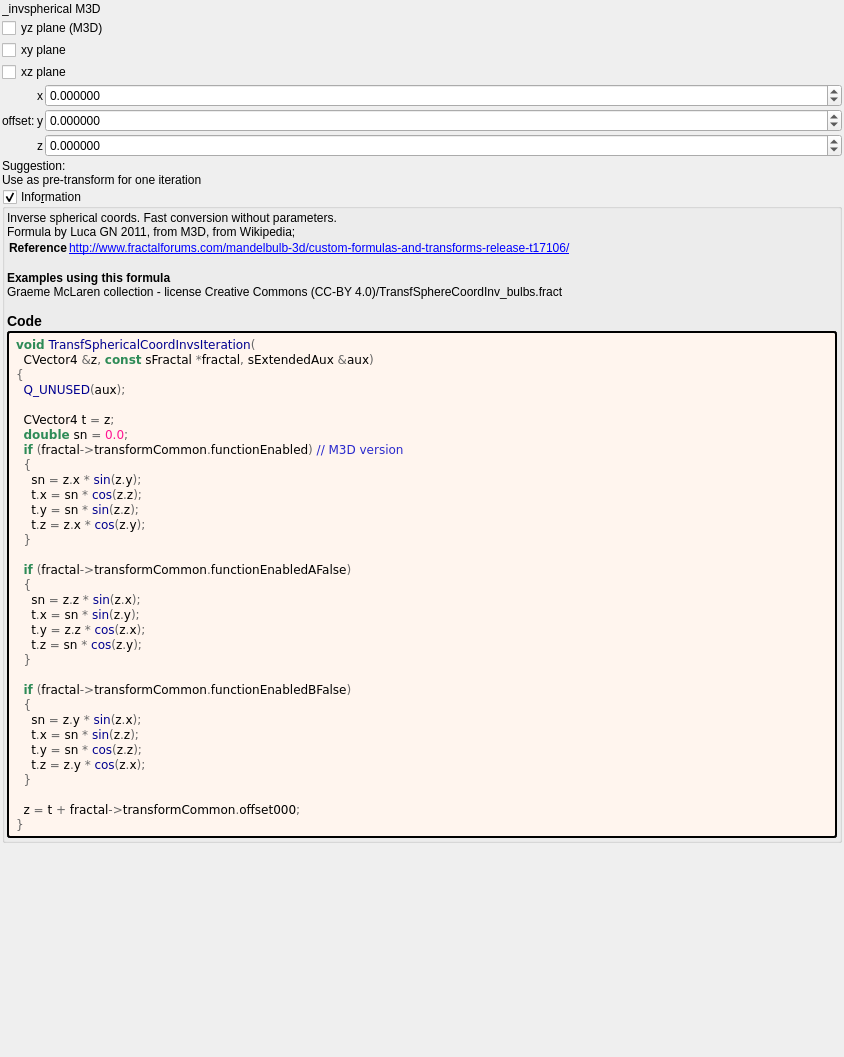
<?xml version="1.0" encoding="UTF-8"?>
<ui version="4.0">
 <class>transf_spherical_coord_invs</class>
 <widget class="QWidget" name="Form">
  <property name="geometry">
   <rect>
    <x>0</x>
    <y>0</y>
    <width>844</width>
    <height>1057</height>
   </rect>
  </property>
  <property name="windowTitle">
   <string notr="true">transf_spherical_coord_invs</string>
  </property>
  <layout class="QVBoxLayout" name="verticalLayout">
   <property name="spacing">
    <number>2</number>
   </property>
   <property name="leftMargin">
    <number>2</number>
   </property>
   <property name="topMargin">
    <number>2</number>
   </property>
   <property name="rightMargin">
    <number>2</number>
   </property>
   <property name="bottomMargin">
    <number>2</number>
   </property>
   <item>
    <widget class="QLabel" name="label_115">
     <property name="text">
      <string>_invspherical M3D</string>
     </property>
    </widget>
   </item>
   <item>
    <layout class="QGridLayout" name="gridLayout_44" columnstretch="0">
     <property name="spacing">
      <number>2</number>
     </property>
     <item row="1" column="0">
      <widget class="MyCheckBox" name="checkBox_transf_function_enabledA_false">
       <property name="text">
        <string>xy plane</string>
       </property>
      </widget>
     </item>
     <item row="0" column="0">
      <widget class="MyCheckBox" name="checkBox_transf_function_enabled">
       <property name="text">
        <string>yz plane (M3D)</string>
       </property>
      </widget>
     </item>
     <item row="2" column="0">
      <widget class="MyCheckBox" name="checkBox_transf_function_enabledB_false">
       <property name="text">
        <string>xz plane</string>
       </property>
      </widget>
     </item>
    </layout>
   </item>
   <item>
    <layout class="QGridLayout" name="gridLayout_45" columnstretch="0,0,1">
     <property name="spacing">
      <number>2</number>
     </property>
     <item row="1" column="1">
      <widget class="QLabel" name="label_120">
       <property name="text">
        <string notr="true">y</string>
       </property>
      </widget>
     </item>
     <item row="2" column="1">
      <widget class="QLabel" name="label_119">
       <property name="text">
        <string notr="true">z</string>
       </property>
      </widget>
     </item>
     <item row="0" column="1">
      <widget class="QLabel" name="label_116">
       <property name="text">
        <string notr="true">x</string>
       </property>
      </widget>
     </item>
     <item row="1" column="0">
      <widget class="QLabel" name="label_256">
       <property name="text">
        <string>offset:</string>
       </property>
      </widget>
     </item>
     <item row="0" column="2">
      <widget class="MyDoubleSpinBox" name="spinbox3_transf_offset_000_x">
       <property name="sizePolicy">
        <sizepolicy hsizetype="Minimum" vsizetype="Maximum">
         <horstretch>0</horstretch>
         <verstretch>0</verstretch>
        </sizepolicy>
       </property>
       <property name="prefix">
        <string/>
       </property>
       <property name="suffix">
        <string/>
       </property>
       <property name="decimals">
        <number>6</number>
       </property>
       <property name="minimum">
        <double>-99.989999999999995</double>
       </property>
       <property name="maximum">
        <double>99.989999999999995</double>
       </property>
       <property name="singleStep">
        <double>0.100000000000000</double>
       </property>
      </widget>
     </item>
     <item row="1" column="2">
      <widget class="MyDoubleSpinBox" name="spinbox3_transf_offset_000_y">
       <property name="sizePolicy">
        <sizepolicy hsizetype="Minimum" vsizetype="Maximum">
         <horstretch>0</horstretch>
         <verstretch>0</verstretch>
        </sizepolicy>
       </property>
       <property name="prefix">
        <string/>
       </property>
       <property name="suffix">
        <string/>
       </property>
       <property name="decimals">
        <number>6</number>
       </property>
       <property name="minimum">
        <double>-99.989999999999995</double>
       </property>
       <property name="maximum">
        <double>99.989999999999995</double>
       </property>
       <property name="singleStep">
        <double>0.100000000000000</double>
       </property>
      </widget>
     </item>
     <item row="2" column="2">
      <widget class="MyDoubleSpinBox" name="spinbox3_transf_offset_000_z">
       <property name="sizePolicy">
        <sizepolicy hsizetype="Minimum" vsizetype="Maximum">
         <horstretch>0</horstretch>
         <verstretch>0</verstretch>
        </sizepolicy>
       </property>
       <property name="prefix">
        <string/>
       </property>
       <property name="suffix">
        <string/>
       </property>
       <property name="decimals">
        <number>6</number>
       </property>
       <property name="minimum">
        <double>-99.989999999999995</double>
       </property>
       <property name="maximum">
        <double>99.989999999999995</double>
       </property>
       <property name="singleStep">
        <double>0.100000000000000</double>
       </property>
      </widget>
     </item>
    </layout>
   </item>
   <item>
    <widget class="QLabel" name="label">
     <property name="toolTip">
      <string/>
     </property>
     <property name="text">
      <string>Suggestion:
Use as pre-transform for one iteration</string>
     </property>
    </widget>
   </item>
   <item>
    <widget class="MyGroupBox" name="groupCheck_info">
     <property name="title">
      <string>Info&amp;rmation</string>
     </property>
     <property name="flat">
      <bool>false</bool>
     </property>
     <property name="checkable">
      <bool>true</bool>
     </property>
     <layout class="QVBoxLayout" name="verticalLayout_2">
      <property name="spacing">
       <number>2</number>
      </property>
      <property name="leftMargin">
       <number>2</number>
      </property>
      <property name="topMargin">
       <number>2</number>
      </property>
      <property name="rightMargin">
       <number>2</number>
      </property>
      <property name="bottomMargin">
       <number>2</number>
      </property>
      <item>
       <widget class="QLabel" name="label_information_general">
        <property name="text">
         <string notr="true">&lt;p&gt;Inverse spherical coords. Fast conversion without parameters.&lt;br&gt;Formula by Luca GN 2011, from M3D, from Wikipedia;&lt;/p&gt;&lt;table&gt;
&lt;tr&gt;&lt;th&gt;Reference&lt;/th&gt;&lt;td&gt;&lt;a href=&quot;http://www.fractalforums.com/mandelbulb-3d/custom-formulas-and-transforms-release-t17106/&quot;&gt;http://www.fractalforums.com/mandelbulb-3d/custom-formulas-and-transforms-release-t17106/&lt;br&gt;
&lt;/td&gt;&lt;/tr&gt;
&lt;/table&gt;
&lt;br&gt;&lt;b&gt;Examples using this formula&lt;/b&gt;&lt;br&gt;Graeme McLaren  collection - license Creative Commons  (CC-BY 4.0)/TransfSphereCoordInv_bulbs.fract&lt;h3&gt;Code&lt;/h3&gt;</string>
        </property>
        <property name="wordWrap">
         <bool>true</bool>
        </property>
        <property name="openExternalLinks">
         <bool>true</bool>
        </property>
        <property name="textInteractionFlags">
         <set>Qt::LinksAccessibleByMouse|Qt::TextSelectableByMouse</set>
        </property>
       </widget>
      </item>
      <item>
       <widget class="QLabel" name="label_code_content">
        <property name="styleSheet">
         <string notr="true">border-style: outset; border-width: 2px; border-radius: 3px; border-color: black; background-color: #fff5ee; padding: 4px;</string>
        </property>
        <property name="text">
         <string notr="true">&lt;body style=&quot;background-color:#fff5ee&quot;&gt;
&lt;pre style=&quot;color:#000000; background-color:#fff5ee;  font-family:&#039;Courier New&#039;,monospace;white-space: pre-wrap;&quot;&gt;&lt;span style=&quot;color:#2e8b57; font-weight:bold&quot;&gt;void&lt;/span&gt; &lt;span style=&quot;color:#00008f&quot;&gt;TransfSphericalCoordInvsIteration&lt;/span&gt;&lt;span style=&quot;color:#676767&quot;&gt;(&lt;/span&gt;
  CVector4 &lt;span style=&quot;color:#676767&quot;&gt;&amp;amp;&lt;/span&gt;z&lt;span style=&quot;color:#676767&quot;&gt;,&lt;/span&gt; &lt;span style=&quot;color:#2e8b57; font-weight:bold&quot;&gt;const&lt;/span&gt; sFractal &lt;span style=&quot;color:#676767&quot;&gt;*&lt;/span&gt;fractal&lt;span style=&quot;color:#676767&quot;&gt;,&lt;/span&gt; sExtendedAux &lt;span style=&quot;color:#676767&quot;&gt;&amp;amp;&lt;/span&gt;aux&lt;span style=&quot;color:#676767&quot;&gt;)&lt;/span&gt;
&lt;span style=&quot;color:#676767&quot;&gt;{&lt;/span&gt;
  &lt;span style=&quot;color:#00008f&quot;&gt;Q_UNUSED&lt;/span&gt;&lt;span style=&quot;color:#676767&quot;&gt;(&lt;/span&gt;aux&lt;span style=&quot;color:#676767&quot;&gt;);&lt;/span&gt;

  CVector4 t &lt;span style=&quot;color:#676767&quot;&gt;=&lt;/span&gt; z&lt;span style=&quot;color:#676767&quot;&gt;;&lt;/span&gt;
  &lt;span style=&quot;color:#2e8b57; font-weight:bold&quot;&gt;double&lt;/span&gt; sn &lt;span style=&quot;color:#676767&quot;&gt;=&lt;/span&gt; &lt;span style=&quot;color:#ff1493&quot;&gt;0.0&lt;/span&gt;&lt;span style=&quot;color:#676767&quot;&gt;;&lt;/span&gt;
  &lt;span style=&quot;color:#2e8b57; font-weight:bold&quot;&gt;if&lt;/span&gt; &lt;span style=&quot;color:#676767&quot;&gt;(&lt;/span&gt;fractal&lt;span style=&quot;color:#676767&quot;&gt;-&amp;gt;&lt;/span&gt;transformCommon&lt;span style=&quot;color:#676767&quot;&gt;.&lt;/span&gt;functionEnabled&lt;span style=&quot;color:#676767&quot;&gt;)&lt;/span&gt; &lt;span style=&quot;color:#2929cc&quot;&gt;// M3D version&lt;/span&gt;
  &lt;span style=&quot;color:#676767&quot;&gt;{&lt;/span&gt;
    sn &lt;span style=&quot;color:#676767&quot;&gt;=&lt;/span&gt; z&lt;span style=&quot;color:#676767&quot;&gt;.&lt;/span&gt;x &lt;span style=&quot;color:#676767&quot;&gt;*&lt;/span&gt; &lt;span style=&quot;color:#00008f&quot;&gt;sin&lt;/span&gt;&lt;span style=&quot;color:#676767&quot;&gt;(&lt;/span&gt;z&lt;span style=&quot;color:#676767&quot;&gt;.&lt;/span&gt;y&lt;span style=&quot;color:#676767&quot;&gt;);&lt;/span&gt;
    t&lt;span style=&quot;color:#676767&quot;&gt;.&lt;/span&gt;x &lt;span style=&quot;color:#676767&quot;&gt;=&lt;/span&gt; sn &lt;span style=&quot;color:#676767&quot;&gt;*&lt;/span&gt; &lt;span style=&quot;color:#00008f&quot;&gt;cos&lt;/span&gt;&lt;span style=&quot;color:#676767&quot;&gt;(&lt;/span&gt;z&lt;span style=&quot;color:#676767&quot;&gt;.&lt;/span&gt;z&lt;span style=&quot;color:#676767&quot;&gt;);&lt;/span&gt;
    t&lt;span style=&quot;color:#676767&quot;&gt;.&lt;/span&gt;y &lt;span style=&quot;color:#676767&quot;&gt;=&lt;/span&gt; sn &lt;span style=&quot;color:#676767&quot;&gt;*&lt;/span&gt; &lt;span style=&quot;color:#00008f&quot;&gt;sin&lt;/span&gt;&lt;span style=&quot;color:#676767&quot;&gt;(&lt;/span&gt;z&lt;span style=&quot;color:#676767&quot;&gt;.&lt;/span&gt;z&lt;span style=&quot;color:#676767&quot;&gt;);&lt;/span&gt;
    t&lt;span style=&quot;color:#676767&quot;&gt;.&lt;/span&gt;z &lt;span style=&quot;color:#676767&quot;&gt;=&lt;/span&gt; z&lt;span style=&quot;color:#676767&quot;&gt;.&lt;/span&gt;x &lt;span style=&quot;color:#676767&quot;&gt;*&lt;/span&gt; &lt;span style=&quot;color:#00008f&quot;&gt;cos&lt;/span&gt;&lt;span style=&quot;color:#676767&quot;&gt;(&lt;/span&gt;z&lt;span style=&quot;color:#676767&quot;&gt;.&lt;/span&gt;y&lt;span style=&quot;color:#676767&quot;&gt;);&lt;/span&gt;
  &lt;span style=&quot;color:#676767&quot;&gt;}&lt;/span&gt;

  &lt;span style=&quot;color:#2e8b57; font-weight:bold&quot;&gt;if&lt;/span&gt; &lt;span style=&quot;color:#676767&quot;&gt;(&lt;/span&gt;fractal&lt;span style=&quot;color:#676767&quot;&gt;-&amp;gt;&lt;/span&gt;transformCommon&lt;span style=&quot;color:#676767&quot;&gt;.&lt;/span&gt;functionEnabledAFalse&lt;span style=&quot;color:#676767&quot;&gt;)&lt;/span&gt;
  &lt;span style=&quot;color:#676767&quot;&gt;{&lt;/span&gt;
    sn &lt;span style=&quot;color:#676767&quot;&gt;=&lt;/span&gt; z&lt;span style=&quot;color:#676767&quot;&gt;.&lt;/span&gt;z &lt;span style=&quot;color:#676767&quot;&gt;*&lt;/span&gt; &lt;span style=&quot;color:#00008f&quot;&gt;sin&lt;/span&gt;&lt;span style=&quot;color:#676767&quot;&gt;(&lt;/span&gt;z&lt;span style=&quot;color:#676767&quot;&gt;.&lt;/span&gt;x&lt;span style=&quot;color:#676767&quot;&gt;);&lt;/span&gt;
    t&lt;span style=&quot;color:#676767&quot;&gt;.&lt;/span&gt;x &lt;span style=&quot;color:#676767&quot;&gt;=&lt;/span&gt; sn &lt;span style=&quot;color:#676767&quot;&gt;*&lt;/span&gt; &lt;span style=&quot;color:#00008f&quot;&gt;sin&lt;/span&gt;&lt;span style=&quot;color:#676767&quot;&gt;(&lt;/span&gt;z&lt;span style=&quot;color:#676767&quot;&gt;.&lt;/span&gt;y&lt;span style=&quot;color:#676767&quot;&gt;);&lt;/span&gt;
    t&lt;span style=&quot;color:#676767&quot;&gt;.&lt;/span&gt;y &lt;span style=&quot;color:#676767&quot;&gt;=&lt;/span&gt; z&lt;span style=&quot;color:#676767&quot;&gt;.&lt;/span&gt;z &lt;span style=&quot;color:#676767&quot;&gt;*&lt;/span&gt; &lt;span style=&quot;color:#00008f&quot;&gt;cos&lt;/span&gt;&lt;span style=&quot;color:#676767&quot;&gt;(&lt;/span&gt;z&lt;span style=&quot;color:#676767&quot;&gt;.&lt;/span&gt;x&lt;span style=&quot;color:#676767&quot;&gt;);&lt;/span&gt;
    t&lt;span style=&quot;color:#676767&quot;&gt;.&lt;/span&gt;z &lt;span style=&quot;color:#676767&quot;&gt;=&lt;/span&gt; sn &lt;span style=&quot;color:#676767&quot;&gt;*&lt;/span&gt; &lt;span style=&quot;color:#00008f&quot;&gt;cos&lt;/span&gt;&lt;span style=&quot;color:#676767&quot;&gt;(&lt;/span&gt;z&lt;span style=&quot;color:#676767&quot;&gt;.&lt;/span&gt;y&lt;span style=&quot;color:#676767&quot;&gt;);&lt;/span&gt;
  &lt;span style=&quot;color:#676767&quot;&gt;}&lt;/span&gt;

  &lt;span style=&quot;color:#2e8b57; font-weight:bold&quot;&gt;if&lt;/span&gt; &lt;span style=&quot;color:#676767&quot;&gt;(&lt;/span&gt;fractal&lt;span style=&quot;color:#676767&quot;&gt;-&amp;gt;&lt;/span&gt;transformCommon&lt;span style=&quot;color:#676767&quot;&gt;.&lt;/span&gt;functionEnabledBFalse&lt;span style=&quot;color:#676767&quot;&gt;)&lt;/span&gt;
  &lt;span style=&quot;color:#676767&quot;&gt;{&lt;/span&gt;
    sn &lt;span style=&quot;color:#676767&quot;&gt;=&lt;/span&gt; z&lt;span style=&quot;color:#676767&quot;&gt;.&lt;/span&gt;y &lt;span style=&quot;color:#676767&quot;&gt;*&lt;/span&gt; &lt;span style=&quot;color:#00008f&quot;&gt;sin&lt;/span&gt;&lt;span style=&quot;color:#676767&quot;&gt;(&lt;/span&gt;z&lt;span style=&quot;color:#676767&quot;&gt;.&lt;/span&gt;x&lt;span style=&quot;color:#676767&quot;&gt;);&lt;/span&gt;
    t&lt;span style=&quot;color:#676767&quot;&gt;.&lt;/span&gt;x &lt;span style=&quot;color:#676767&quot;&gt;=&lt;/span&gt; sn &lt;span style=&quot;color:#676767&quot;&gt;*&lt;/span&gt; &lt;span style=&quot;color:#00008f&quot;&gt;sin&lt;/span&gt;&lt;span style=&quot;color:#676767&quot;&gt;(&lt;/span&gt;z&lt;span style=&quot;color:#676767&quot;&gt;.&lt;/span&gt;z&lt;span style=&quot;color:#676767&quot;&gt;);&lt;/span&gt;
    t&lt;span style=&quot;color:#676767&quot;&gt;.&lt;/span&gt;y &lt;span style=&quot;color:#676767&quot;&gt;=&lt;/span&gt; sn &lt;span style=&quot;color:#676767&quot;&gt;*&lt;/span&gt; &lt;span style=&quot;color:#00008f&quot;&gt;cos&lt;/span&gt;&lt;span style=&quot;color:#676767&quot;&gt;(&lt;/span&gt;z&lt;span style=&quot;color:#676767&quot;&gt;.&lt;/span&gt;z&lt;span style=&quot;color:#676767&quot;&gt;);&lt;/span&gt;
    t&lt;span style=&quot;color:#676767&quot;&gt;.&lt;/span&gt;z &lt;span style=&quot;color:#676767&quot;&gt;=&lt;/span&gt; z&lt;span style=&quot;color:#676767&quot;&gt;.&lt;/span&gt;y &lt;span style=&quot;color:#676767&quot;&gt;*&lt;/span&gt; &lt;span style=&quot;color:#00008f&quot;&gt;cos&lt;/span&gt;&lt;span style=&quot;color:#676767&quot;&gt;(&lt;/span&gt;z&lt;span style=&quot;color:#676767&quot;&gt;.&lt;/span&gt;x&lt;span style=&quot;color:#676767&quot;&gt;);&lt;/span&gt;
  &lt;span style=&quot;color:#676767&quot;&gt;}&lt;/span&gt;

  z &lt;span style=&quot;color:#676767&quot;&gt;=&lt;/span&gt; t &lt;span style=&quot;color:#676767&quot;&gt;+&lt;/span&gt; fractal&lt;span style=&quot;color:#676767&quot;&gt;-&amp;gt;&lt;/span&gt;transformCommon&lt;span style=&quot;color:#676767&quot;&gt;.&lt;/span&gt;offset000&lt;span style=&quot;color:#676767&quot;&gt;;&lt;/span&gt;
&lt;span style=&quot;color:#676767&quot;&gt;}&lt;/span&gt;
&lt;/pre&gt;
&lt;/body&gt;</string>
        </property>
        <property name="wordWrap">
         <bool>true</bool>
        </property>
        <property name="openExternalLinks">
         <bool>true</bool>
        </property>
        <property name="textInteractionFlags">
         <set>Qt::LinksAccessibleByMouse|Qt::TextSelectableByMouse</set>
        </property>
       </widget>
      </item>
     </layout>
    </widget>
   </item>
   <item>
    <spacer name="verticalSpacer">
     <property name="orientation">
      <enum>Qt::Vertical</enum>
     </property>
     <property name="sizeHint" stdset="0">
      <size>
       <width>20</width>
       <height>40</height>
      </size>
     </property>
    </spacer>
   </item>
  </layout>
 </widget>
 <customwidgets>
  <customwidget>
   <class>MyGroupBox</class>
   <extends>QGroupBox</extends>
   <header>my_group_box.h</header>
   <container>1</container>
  </customwidget>
  <customwidget>
   <class>MyCheckBox</class>
   <extends>QCheckBox</extends>
   <header>my_check_box.h</header>
  </customwidget>
  <customwidget>
   <class>MyDoubleSpinBox</class>
   <extends>QDoubleSpinBox</extends>
   <header>my_double_spin_box.h</header>
  </customwidget>
 </customwidgets>
 <tabstops>
  <tabstop>groupCheck_info</tabstop>
 </tabstops>
 <resources/>
 <connections/>
</ui>
